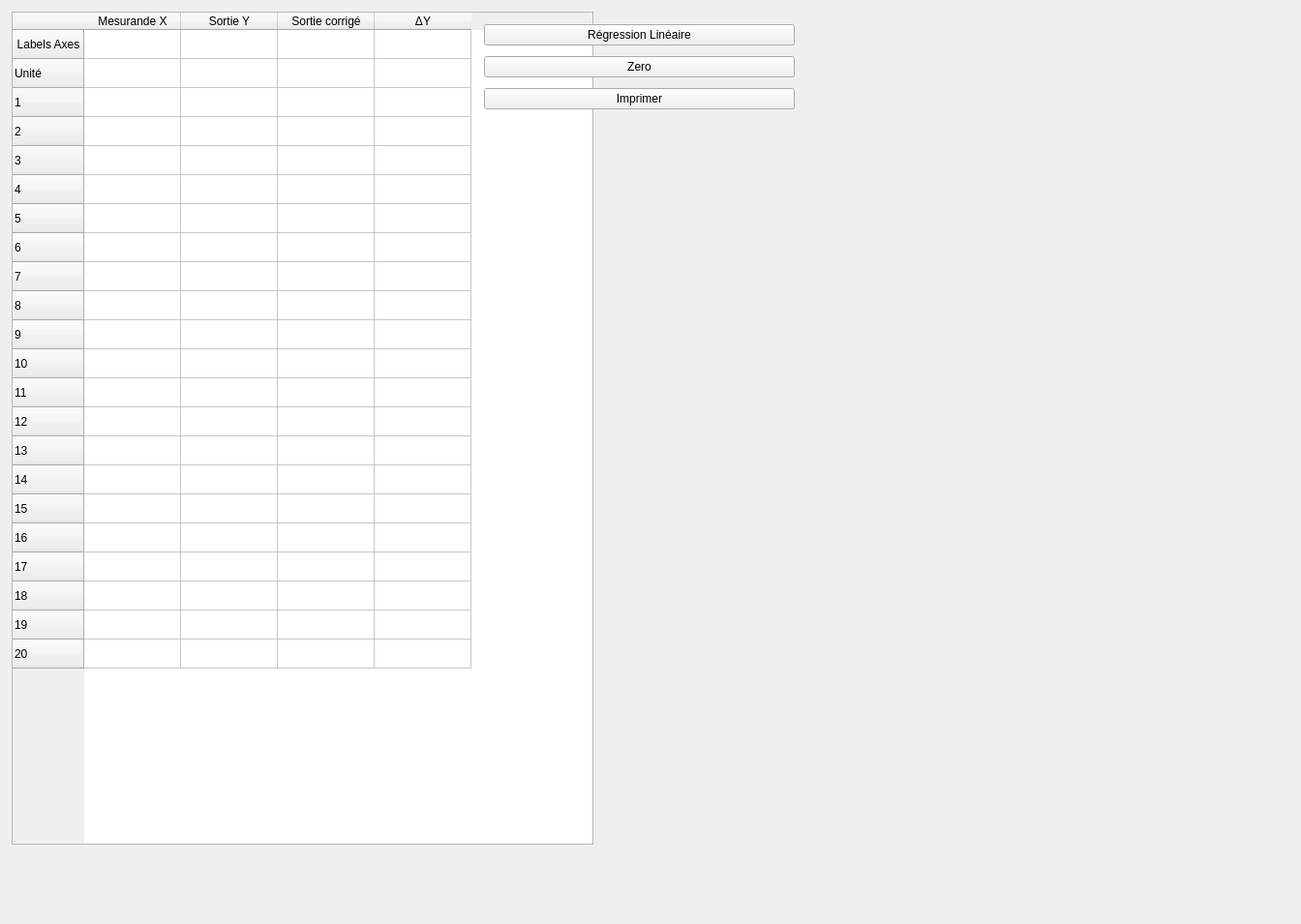
<?xml version="1.0" encoding="UTF-8"?>
<ui version="4.0">
 <class>MainWindow</class>
 <widget class="QMainWindow" name="MainWindow">
  <property name="geometry">
   <rect>
    <x>0</x>
    <y>0</y>
    <width>1344</width>
    <height>955</height>
   </rect>
  </property>
  <property name="windowTitle">
   <string>MainWindow</string>
  </property>
  <widget class="QWidget" name="centralwidget">
   <widget class="QTableWidget" name="tableWidget_data">
    <property name="geometry">
     <rect>
      <x>12</x>
      <y>12</y>
      <width>601</width>
      <height>861</height>
     </rect>
    </property>
    <row>
     <property name="text">
      <string>Labels Axes</string>
     </property>
     <property name="textAlignment">
      <set>AlignCenter</set>
     </property>
    </row>
    <row>
     <property name="text">
      <string>Unité</string>
     </property>
    </row>
    <row>
     <property name="text">
      <string>1</string>
     </property>
    </row>
    <row>
     <property name="text">
      <string>2</string>
     </property>
    </row>
    <row>
     <property name="text">
      <string>3</string>
     </property>
    </row>
    <row>
     <property name="text">
      <string>4</string>
     </property>
    </row>
    <row>
     <property name="text">
      <string>5</string>
     </property>
    </row>
    <row>
     <property name="text">
      <string>6</string>
     </property>
    </row>
    <row>
     <property name="text">
      <string>7</string>
     </property>
    </row>
    <row>
     <property name="text">
      <string>8</string>
     </property>
    </row>
    <row>
     <property name="text">
      <string>9</string>
     </property>
    </row>
    <row>
     <property name="text">
      <string>10</string>
     </property>
    </row>
    <row>
     <property name="text">
      <string>11</string>
     </property>
    </row>
    <row>
     <property name="text">
      <string>12</string>
     </property>
    </row>
    <row>
     <property name="text">
      <string>13</string>
     </property>
    </row>
    <row>
     <property name="text">
      <string>14</string>
     </property>
    </row>
    <row>
     <property name="text">
      <string>15</string>
     </property>
    </row>
    <row>
     <property name="text">
      <string>16</string>
     </property>
    </row>
    <row>
     <property name="text">
      <string>17</string>
     </property>
    </row>
    <row>
     <property name="text">
      <string>18</string>
     </property>
    </row>
    <row>
     <property name="text">
      <string>19</string>
     </property>
    </row>
    <row>
     <property name="text">
      <string>20</string>
     </property>
    </row>
    <column>
     <property name="text">
      <string>Mesurande X</string>
     </property>
    </column>
    <column>
     <property name="text">
      <string>Sortie Y</string>
     </property>
    </column>
    <column>
     <property name="text">
      <string>Sortie corrigé</string>
     </property>
    </column>
    <column>
     <property name="text">
      <string>ΔY</string>
     </property>
    </column>
   </widget>
   <widget class="QWidget" name="graph_layout" native="true">
    <property name="geometry">
     <rect>
      <x>500</x>
      <y>190</y>
      <width>851</width>
      <height>491</height>
     </rect>
    </property>
   </widget>
   <widget class="QWidget" name="layoutWidget">
    <property name="geometry">
     <rect>
      <x>500</x>
      <y>20</y>
      <width>321</width>
      <height>100</height>
     </rect>
    </property>
    <layout class="QVBoxLayout" name="verticalLayout">
     <item>
      <widget class="QPushButton" name="pushButton_droitereg">
       <property name="text">
        <string>Régression Linéaire</string>
       </property>
      </widget>
     </item>
     <item>
      <widget class="QPushButton" name="pushButton_zero">
       <property name="text">
        <string>Zero</string>
       </property>
      </widget>
     </item>
     <item>
      <widget class="QPushButton" name="pushButton_zero_2">
       <property name="text">
        <string>Imprimer</string>
       </property>
      </widget>
     </item>
    </layout>
   </widget>
  </widget>
 </widget>
 <resources/>
 <connections/>
</ui>
